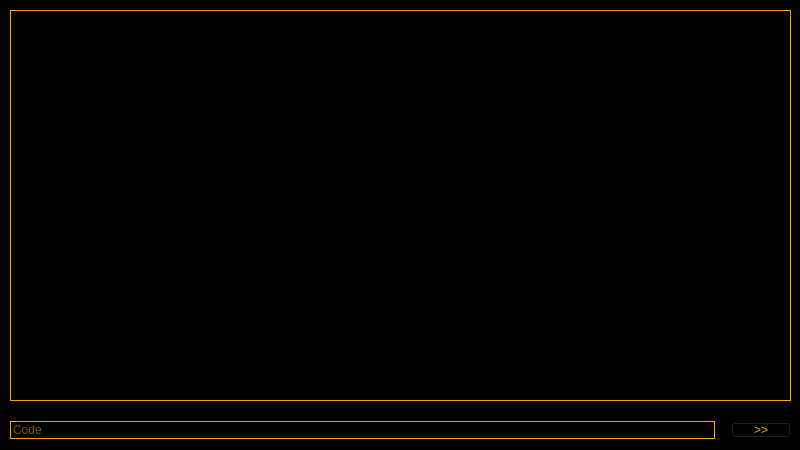
<?xml version="1.0" encoding="UTF-8"?>
<ui version="4.0">
 <class>MemoryFinder</class>
 <widget class="QMainWindow" name="MemoryFinder">
  <property name="geometry">
   <rect>
    <x>0</x>
    <y>0</y>
    <width>800</width>
    <height>450</height>
   </rect>
  </property>
  <property name="sizePolicy">
   <sizepolicy hsizetype="Fixed" vsizetype="Fixed">
    <horstretch>0</horstretch>
    <verstretch>0</verstretch>
   </sizepolicy>
  </property>
  <property name="minimumSize">
   <size>
    <width>800</width>
    <height>450</height>
   </size>
  </property>
  <property name="maximumSize">
   <size>
    <width>800</width>
    <height>450</height>
   </size>
  </property>
  <property name="windowTitle">
   <string>MemoryFinder</string>
  </property>
  <property name="styleSheet">
   <string notr="true">QWidget {
	font: 12pt &quot;Classic Console Neue&quot;;

	color: orange;
	background-color: black;

}</string>
  </property>
  <property name="locale">
   <locale language="English" country="UnitedStates"/>
  </property>
  <property name="animated">
   <bool>false</bool>
  </property>
  <widget class="QWidget" name="centralwidget">
   <property name="enabled">
    <bool>true</bool>
   </property>
   <property name="sizePolicy">
    <sizepolicy hsizetype="Fixed" vsizetype="Fixed">
     <horstretch>0</horstretch>
     <verstretch>0</verstretch>
    </sizepolicy>
   </property>
   <property name="autoFillBackground">
    <bool>false</bool>
   </property>
   <property name="styleSheet">
    <string notr="true"/>
   </property>
   <widget class="QWidget" name="horizontalLayoutWidget">
    <property name="geometry">
     <rect>
      <x>0</x>
      <y>410</y>
      <width>801</width>
      <height>41</height>
     </rect>
    </property>
    <layout class="QHBoxLayout" name="horizontalLayout">
     <item>
      <spacer name="horizontalSpacer_2">
       <property name="orientation">
        <enum>Qt::Horizontal</enum>
       </property>
       <property name="sizeType">
        <enum>QSizePolicy::Fixed</enum>
       </property>
       <property name="sizeHint" stdset="0">
        <size>
         <width>10</width>
         <height>20</height>
        </size>
       </property>
      </spacer>
     </item>
     <item>
      <widget class="QLineEdit" name="lineEdit">
       <property name="maximumSize">
        <size>
         <width>705</width>
         <height>16777215</height>
        </size>
       </property>
       <property name="toolTip">
        <string/>
       </property>
       <property name="toolTipDuration">
        <number>-1</number>
       </property>
       <property name="autoFillBackground">
        <bool>false</bool>
       </property>
       <property name="styleSheet">
        <string notr="true">QLineEdit{
background-color:black;
border: 1px solid orange;
}</string>
       </property>
       <property name="inputMethodHints">
        <set>Qt::ImhNone</set>
       </property>
       <property name="inputMask">
        <string notr="true"/>
       </property>
       <property name="text">
        <string notr="true"/>
       </property>
       <property name="maxLength">
        <number>12</number>
       </property>
       <property name="frame">
        <bool>true</bool>
       </property>
       <property name="dragEnabled">
        <bool>true</bool>
       </property>
       <property name="placeholderText">
        <string>Code</string>
       </property>
       <property name="clearButtonEnabled">
        <bool>false</bool>
       </property>
      </widget>
     </item>
     <item>
      <spacer name="horizontalSpacer">
       <property name="orientation">
        <enum>Qt::Horizontal</enum>
       </property>
       <property name="sizeType">
        <enum>QSizePolicy::Fixed</enum>
       </property>
       <property name="sizeHint" stdset="0">
        <size>
         <width>10</width>
         <height>20</height>
        </size>
       </property>
      </spacer>
     </item>
     <item>
      <widget class="QPushButton" name="pushButton">
       <property name="sizePolicy">
        <sizepolicy hsizetype="Maximum" vsizetype="Maximum">
         <horstretch>0</horstretch>
         <verstretch>0</verstretch>
        </sizepolicy>
       </property>
       <property name="minimumSize">
        <size>
         <width>60</width>
         <height>16</height>
        </size>
       </property>
       <property name="maximumSize">
        <size>
         <width>60</width>
         <height>16</height>
        </size>
       </property>
       <property name="mouseTracking">
        <bool>true</bool>
       </property>
       <property name="styleSheet">
        <string notr="true">QPushButton {
	background-color: black;
}

QPushButton:hover {
	background-color: #121212;
}

QPushButton:pressed {
	background-color: #454545;
}</string>
       </property>
       <property name="text">
        <string>&gt;&gt;</string>
       </property>
       <property name="shortcut">
        <string>Return</string>
       </property>
       <property name="autoDefault">
        <bool>false</bool>
       </property>
       <property name="default">
        <bool>false</bool>
       </property>
       <property name="flat">
        <bool>false</bool>
       </property>
      </widget>
     </item>
     <item>
      <spacer name="horizontalSpacer_3">
       <property name="orientation">
        <enum>Qt::Horizontal</enum>
       </property>
       <property name="sizeType">
        <enum>QSizePolicy::Fixed</enum>
       </property>
       <property name="sizeHint" stdset="0">
        <size>
         <width>10</width>
         <height>20</height>
        </size>
       </property>
      </spacer>
     </item>
    </layout>
   </widget>
   <widget class="QWidget" name="verticalLayoutWidget">
    <property name="geometry">
     <rect>
      <x>10</x>
      <y>10</y>
      <width>781</width>
      <height>391</height>
     </rect>
    </property>
    <layout class="QVBoxLayout" name="verticalLayout">
     <item>
      <widget class="QTextBrowser" name="textBrowser">
       <property name="styleSheet">
        <string notr="true">QTextBrowser{
	background-color: black;
}</string>
       </property>
       <property name="frameShape">
        <enum>QFrame::Box</enum>
       </property>
       <property name="frameShadow">
        <enum>QFrame::Plain</enum>
       </property>
       <property name="openExternalLinks">
        <bool>true</bool>
       </property>
      </widget>
     </item>
    </layout>
   </widget>
  </widget>
 </widget>
 <resources/>
 <connections/>
</ui>
